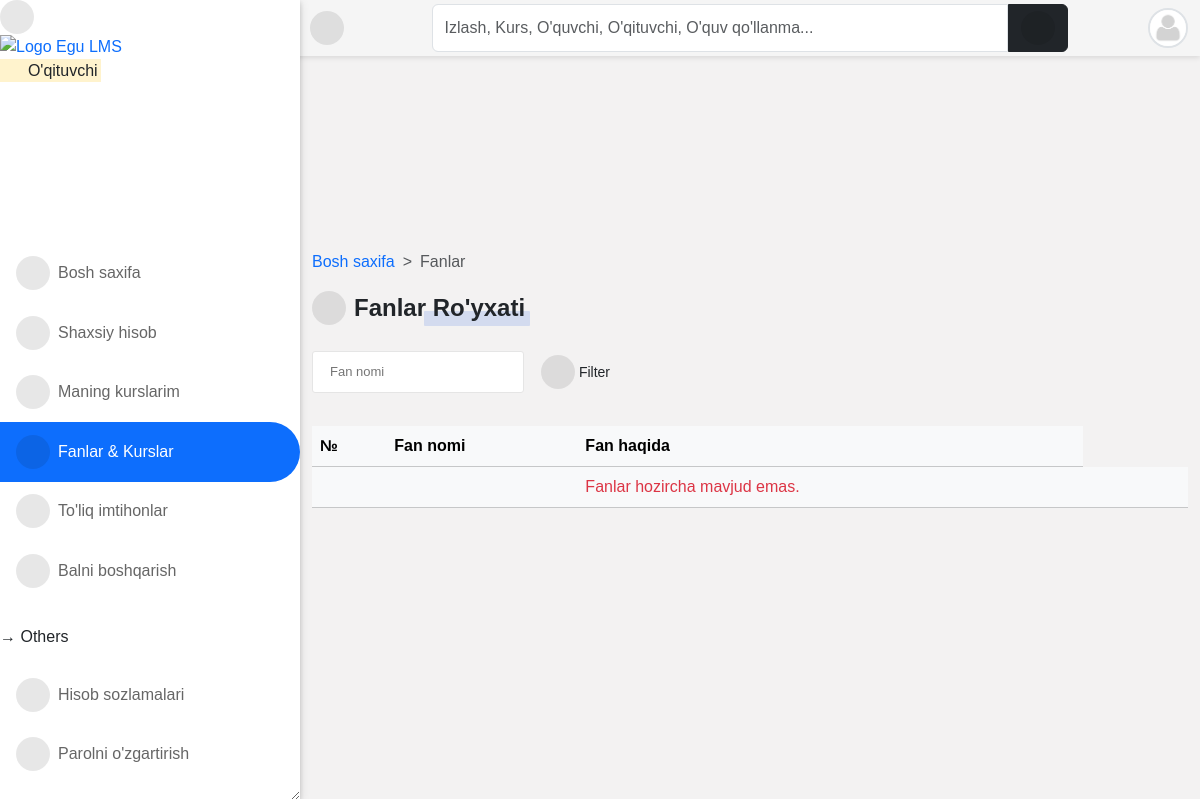
Before: /programs/ (signed in) with the older database file.
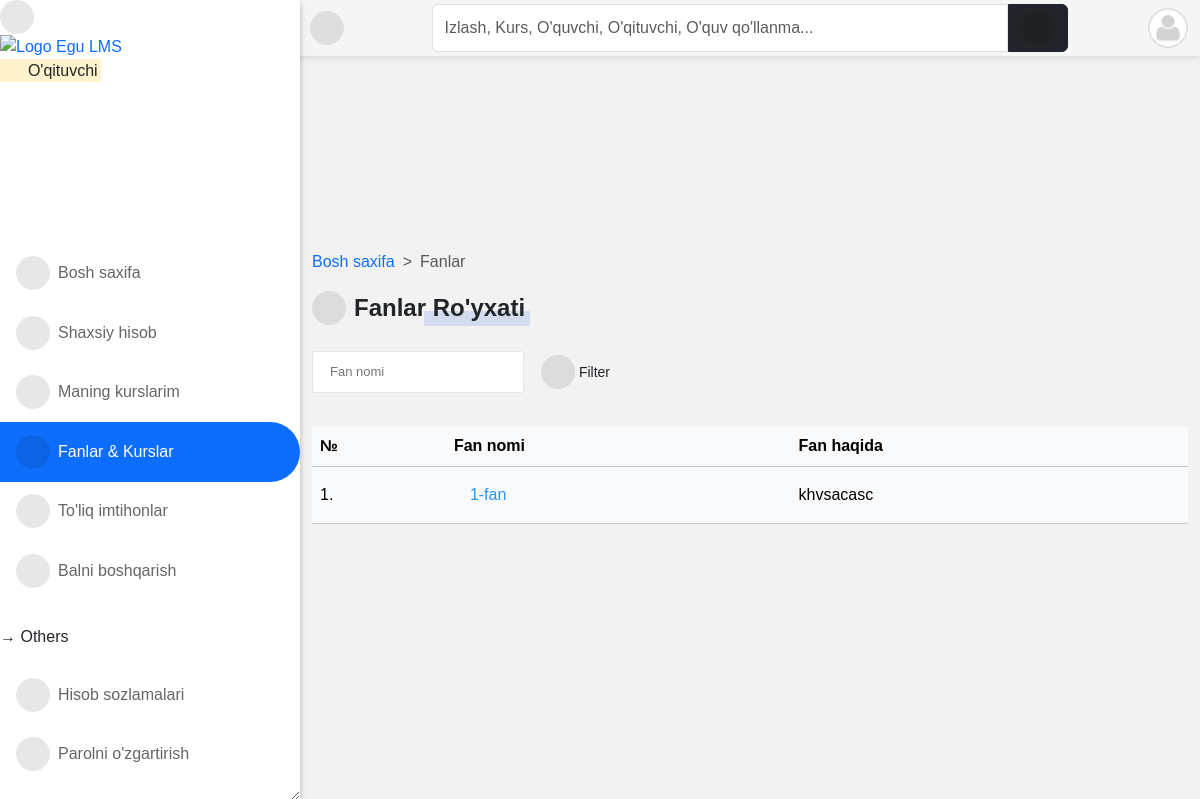
After: the same page with the newer database file.
### course/models.py (models this page shows, shortened)
class Program(models.Model):
    title = models.CharField(max_length=150, unique=True)
    summary = models.TextField(null=True, blank=True)
    objects = ProgramManager()
    def get_absolute_url(self):
        return reverse("program_detail", kwargs={"pk": self.pk})

### course/views.py (the view)
# urls.py: path("", ProgramFilterView.as_view(), name="programs"),
@method_decorator([login_required], name="dispatch")
class ProgramFilterView(FilterView):
    filterset_class = ProgramFilter
    template_name = "course/program_list.html"
    def get_context_data(self, **kwargs):
        context = super().get_context_data(**kwargs)
        context["title"] = "Programs"
        return context

### accounts/models.py (called while the page is built)
    @property
    def get_user_role(self):
        if self.is_superuser:
            role = "Boshliq"
        elif self.is_student:
            role = "O'quvchi"
        elif self.is_lecturer:
            role = "O'qituvchi"
        elif self.is_parent:
            role = "Ota-ona"
        return role

### templates/course/program_list.html (shortened to what this page needs)
{% extends 'base.html' %}
{% block content %}
<nav style="--bs-breadcrumb-divider: '>';" aria-label="breadcrumb">
    <ol class="breadcrumb">
        <li class="breadcrumb-item"><a href="/">Bosh saxifa</a></li>
        <li class="breadcrumb-item active" aria-current="page">Fanlar</li>
    </ol>
</nav>
<div class="title-1"><i class="fas fa-book-open"></i>Fanlar ro'yxati</div>
<br><br>
{% include 'snippets/filter_form.html' %}
<div class="table-responsive table-shadow table-light table-striped m-0 mt-4">
    <div class="table-shadow">
        <table class="table table-light">
            <thead>
                <tr>
                    <th>№</th>
                    <th>Fan nomi</th>
                    <th>Fan haqida</th>
                </tr>
            </thead>
            <tbody>
                {% for program in filter.qs %}
                <tr>
                    <td>{{ forloop.counter }}.</td>
                    <td>
                        <a class="a-list" href="{{ program.get_absolute_url }}">
                            {{ program.title}}
                        </a>
                    </td>
                    <td>{{ program.summary }} </td>
                </tr>
                {% empty %}
                <tr>
                  <td></td>
                  <td></td>
                  <td>
                  <span class="text-danger">
                    Fanlar hozircha mavjud emas.
                  </span>
                </td>
                <td></td>
                <td></td>
                <td></td>
                </tr>
                {% endfor %}
            </tbody>
        </table>
    </div>
</div>
{% endblock content %}

Changed rows visible on the page:
added Program: title "1-fan", summary "khvsacasc"
Other visible differences:
text no longer shown: "Fanlar hozircha mavjud emas."
